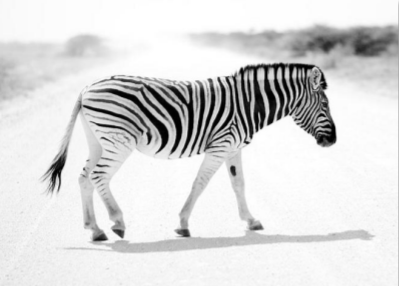
#> input picture ASSETS/zebra.png, 399 x 286 px, found by its file name
$ jupyter execute _CS6643_Lab2_A1.ipynb
#> lines starting #> are read from the running program, lines starting #| are printed output that depends on the picture; after the words box and inside, x2 and y2 are one past the last pixel; in counts of white or black regions, pixels touching at a corner belong together
[cell 1]
# IMPORT LIBRARIES:
import matplotlib.pyplot as plt
import matplotlib.image as img
import numpy as np
import cv2

[cell 2]
# READING IMAGES:
in_img = cv2.imread('./ASSETS/zebra.png', cv2.IMREAD_GRAYSCALE)
#> in_img is the input picture: shape (286, 399); min 0, max 255, mean 217.2
a_img = np.array(in_img)
n_img = ((a_img - np.min(a_img)) * (1/(np.max(a_img) - np.min(a_img)) * 255)).astype('uint8')
convolution_input = n_img.astype(float)

[cell 3]
# FUNCTIONS/HELPER FUNCTIONS:
def convolution(image, filter):
    # Convert image to float array if it's not already
    image = [[float(val) for val in row] for row in image]
#> image = 286 items
    # Convert filter to float array if it's not already
    filter = [[float(val) for val in row] for row in filter]

    # Determine the dimensions of the image and filter
    image_height = len(image)
#> image_height = 286
    image_width = len(image[0])
#> image_width = 399
    filter_height = len(filter)
    filter_width = len(filter[0])

    # Calculate padding
    pad_height = filter_height // 2
    pad_width = filter_width // 2

    # Pad the image with zeros on all sides
    padded_image = [[0 for _ in range(image_width + 2 * pad_width)] for _ in range(image_height + 2 * pad_height)]
    for i in range(image_height):
        for j in range(image_width):
            padded_image[i + pad_height][j + pad_width] = image[i][j]
#> after the loop, padded_image = 298 items

    # Prepare the img_conv array
    img_conv = [[0 for _ in range(image_width)] for _ in range(image_height)]

    # Apply the filter
    for y in range(image_height):
        for x in range(image_width):
            # Extract the current region of interest
            region = [[padded_image[i][j] for j in range(x, x + filter_width)] for i in range(y, y + filter_height)]
            # Perform element-wise multiplication and sum the result
            img_conv[y][x] = sum(sum(region[i][j] * filter[i][j] for j in range(filter_width)) for i in range(filter_height))
#> after the loop, img_conv = 286 items

    return img_conv

def manual_threshold(img_in, threshold):

    manual_thresh_img = []

    for row in img_in:
        thresholded_row = []
        for pixel in row:
            thresholded_row.append(255 if pixel > threshold else 0)
        manual_thresh_img.append(thresholded_row)

    threshold_img = manual_thresh_img

    return threshold_img

def gaussian_kernel(l, sig):

    ax = np.linspace(-(l - 1) / 2., (l - 1) / 2., l)
    gauss = np.exp(-0.5 * ax**2 / sig**2)
    kernel = np.outer(gauss, gauss)

    return kernel / np.sum(kernel)

def imageAdjust(image_array):
    # Calculate the minimum and maximum pixel values of the image
    min_val = np.min(image_array)
    max_val = np.max(image_array)

    # Adjust the image array to the range [0, 255]
    adjusted_image_array = 255 * (image_array - min_val) / (max_val - min_val)

    # Ensure the values are within the byte range and of type uint8
    adjusted_image_array = adjusted_image_array.astype(np.uint8)

    return adjusted_image_array

def detect_zero_crossings(filtered_image, delta):
    filtered_image = [[float(val) for val in row] for row in filtered_image]

    image_height = len(filtered_image)
    image_width = len(filtered_image[0])

    # Initialize the edge image with zeros (all black)
    edge_image = [[0 for _ in range(image_width)] for _ in range(image_height)]

    # Iterate over the image (excluding the borders)
    for i in range(1, image_height - 1):
        for j in range(1, image_width - 1):
            current_pixel = filtered_image[i][j]
            neighbors = [
                filtered_image[i-1][j-1], filtered_image[i-1][j], filtered_image[i-1][j+1],
                filtered_image[i][j-1],                             filtered_image[i][j+1],
                filtered_image[i+1][j-1], filtered_image[i+1][j], filtered_image[i+1][j+1],
            ]

            # Check if the current pixel is positive and if any neighbor is negative
            if current_pixel > 0:
                for neighbor in neighbors:
                    if neighbor < -delta:
                        edge_image[i][j] = 255
                        break
    return edge_image

[cell 4]
# A1:
# Derivative Kernels:
sigma = 2.0
filter_g = gaussian_kernel(6*int(sigma)+1, sigma)
filter_x = [[-1, 0, 1], [-2, 0, 2], [-1, 0, 1]]
filter_y = [[1, 2, 1], [0, 0, 0], [-1, -2, -1]]


# Results:
gaussian_image = convolution(convolution_input, filter_g)
#> gaussian_image = 286 items
gradient_x = convolution(gaussian_image, filter_x)
#> gradient_x = 286 items
gradient_y = convolution(gaussian_image, filter_y)
#> gradient_y = 286 items
gradient_magnitude = np.sqrt(np.array(gradient_x)**2 + np.array(gradient_y)**2)
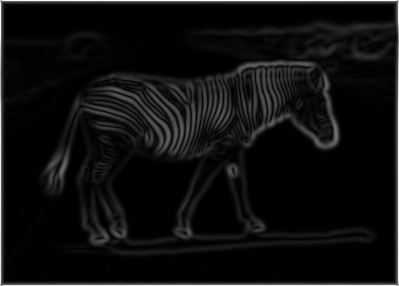
#> gradient_magnitude: shape (286, 399) float64; min 0, max 791.6, mean 46.5; drawn with min black and max white
binary_edges = manual_threshold(gradient_magnitude, 128)
#> binary_edges = 286 items


# Writing Results:
cv2.imwrite('gaussian_img.png', imageAdjust(gaussian_image))
#> in imageAdjust, `min_val = np.min(image_array)`: min_val = 9.54
#> in imageAdjust, `max_val = np.max(image_array)`: max_val = 255
#> in imageAdjust, `adjusted_image_array = 255 * (image_array - min_val) / (max_val - min_..`:
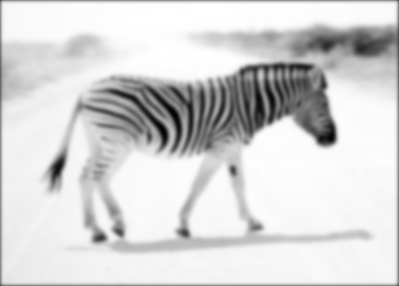
#> adjusted_image_array: shape (286, 399) float64; min 0, max 255, mean 213.5
cv2.imwrite('x_derivative.png', imageAdjust(gradient_x))
#> in imageAdjust (call 2), `min_val = np.min(image_array)`: min_val = -747.7
#> in imageAdjust (call 2), `max_val = np.max(image_array)`: max_val = 772.4
#> in imageAdjust (call 2), `adjusted_image_array = 255 * (image_array - min_val) / (max_val - min_..`:
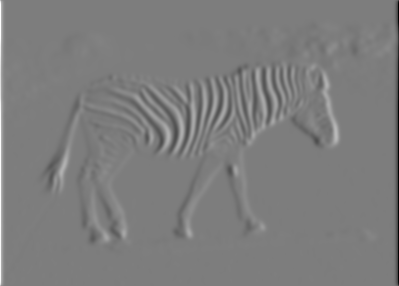
#> adjusted_image_array: shape (286, 399) float64; min 0, max 255, mean 125.4
cv2.imwrite('y_derivative.png', imageAdjust(gradient_y))
#> in imageAdjust (call 3), `min_val = np.min(image_array)`: min_val = -791.6
#> in imageAdjust (call 3), `max_val = np.max(image_array)`: max_val = 772.6
#> in imageAdjust (call 3), `adjusted_image_array = 255 * (image_array - min_val) / (max_val - min_..`:
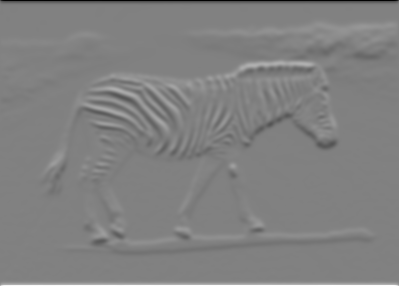
#> adjusted_image_array: shape (286, 399) float64; min 0, max 255, mean 129.1; drawn with min black and max white
cv2.imwrite('magnitude_image.png', imageAdjust(gradient_magnitude))
cv2.imwrite('binary_edges.png', imageAdjust(binary_edges))
#> in imageAdjust (call 5), `max_val = np.max(image_array)`: max_val = 255
#> in imageAdjust (call 5), `adjusted_image_array = 255 * (image_array - min_val) / (max_val - min_..`:
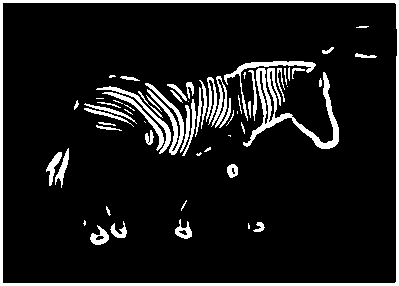
#> adjusted_image_array: shape (286, 399) float64; 10.1% white; 63 white regions (16 under 20 px), largest, box (x1, y1, x2, y2) and area: (0, 0, 399, 286) 4049, (243, 68, 339, 149) 1615, (145, 83, 184, 155) 617
#> Out = True

[cell 5]
# A2:
# Laplacian Kernel:
sigma = 1.0
filter_g = gaussian_kernel(6*int(sigma)+1, sigma)
laplacian_filter = np.array([[0,-1,0], [-1,4,-1], [-1,0,1]])

# Results:
gaussian_image = convolution(convolution_input, filter_g)
laplacian_image = convolution(gaussian_image, laplacian_filter)
#> laplacian_image = 286 items
delta = .0001
zero_crossings = detect_zero_crossings(np.array(laplacian_image), delta)
#> in detect_zero_crossings, `image_height = len(filtered_image)`: image_height = 286
#> after the loop in detect_zero_crossings, `for i in range(1, image_height - 1):`: edge_image = 286 items
#> zero_crossings = 286 items


# Writing Results:
cv2.imwrite('laplacian_image.png', imageAdjust(laplacian_image))
#> in imageAdjust (call 6), `min_val = np.min(image_array)`: min_val = -83.46
#> in imageAdjust (call 6), `max_val = np.max(image_array)`: max_val = 542.7
#> in imageAdjust (call 6), `adjusted_image_array = 255 * (image_array - min_val) / (max_val - min_..`:
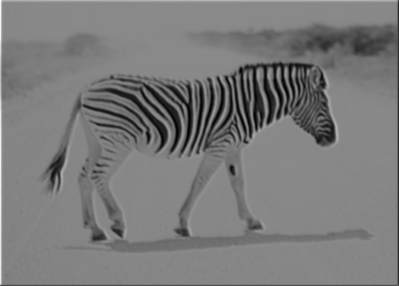
#> adjusted_image_array: shape (286, 399) float64; min 0, max 255, mean 122.6
cv2.imwrite('zero_crossings.png', imageAdjust(zero_crossings))
#> in imageAdjust (call 7), `min_val = np.min(image_array)`: min_val = 0
#> in imageAdjust (call 7), `max_val = np.max(image_array)`: max_val = 255
#> in imageAdjust (call 7), `adjusted_image_array = 255 * (image_array - min_val) / (max_val - min_..`:
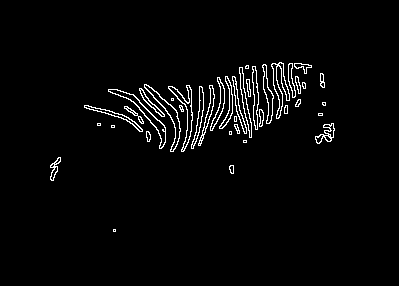
#> adjusted_image_array: shape (286, 399) float64; 2.8% white in thin lines or dots, all inside (x1, y1, x2, y2) = (50, 62, 335, 232)
#> Out = True
